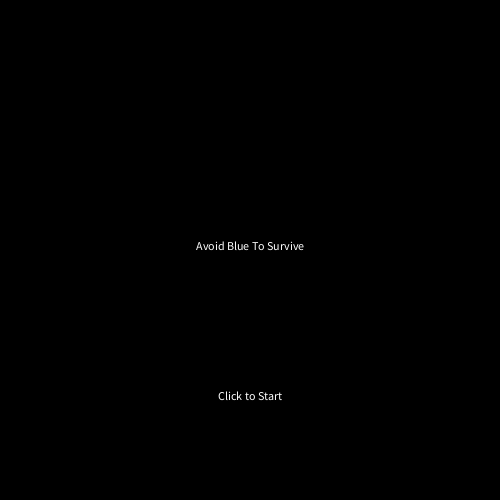
Frame 1 (no input)
Frame 60 (the mouse pressed at the canvas centre just before this capture): identical to frame 1, image omitted
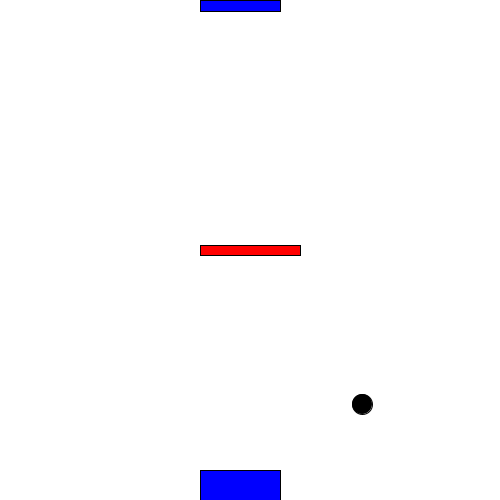
Frame 120 (the mouse held since frame 60 and released just before this capture)

The Processing sketch that drew these frames (run headless with seeded random() and noise(); from frame 60 on, the mouse is pressed at the canvas centre):

// Processing sketch: avoidblue
// ── avoidblue.pde
//refference https://www.toptal.com/game/ultimate-guide-to-processing-simple-game

/********* VARIABLES *********/

// We control which screen is active by settings / updating
// gameScreen variable. We display the correct screen according
// to the value of this variable.
//
// 0: Initial Screen
// 1: Game Screen
// 2: Game-over Screen

int gameScreen = 0;
int ballX, ballY;
int ballSize = 20;
int ballColor = color(0);
float gravity = 1;
float ballSpeedVert = 0;
float airfriction = 0.0001;
float friction = 0.1;


/********* SETUP BLOCK *********/

void setup() {
  size(500, 500);
    ballX=width/4;
  ballY=height/5;
}


/********* DRAW BLOCK *********/

void draw() {
  // Display the contents of the current screen
  if (gameScreen == 0) {
    initScreen();
  } else if (gameScreen == 1) {
    gameScreen();
  } else if (gameScreen == 2) {
    gameOverScreen();
  }
}


/********* SCREEN CONTENTS *********/

void initScreen() {
background(0);
  textAlign(CENTER);
  text("Avoid Blue To Survive", height/2, width/2);
  text("Click to Start", height/2, width/2+150);
}
void gameScreen() {
  background(255);
  drawBall();
  
  //gravity
   applyGravity();
  keepInScreen();
  
  //racket
    drawRacket();
    
    //bounce on racket
    
    watchRacketBounce();
    
    //applying ball speed
    
    applyHorizontalSpeed();
    
    // walls
    
     wallAdder();
      wallHandler();


    
}
//gravity
void applyGravity() {
  ballSpeedVert += gravity;
  ballY += ballSpeedVert;
  
  //airfriction
  ballSpeedVert -= (ballSpeedVert * airfriction);
}
void makeBounceBottom(int surface) {
  ballY = surface-(ballSize/2);
  ballSpeedVert*=-1;
  //airfriction
  ballSpeedVert -= (ballSpeedVert * friction);
}
void makeBounceTop(int surface) {
  ballY = surface+(ballSize/2);
  ballSpeedVert*=-1;
  //airfriction
  ballSpeedVert -= (ballSpeedVert * friction);
}

// keep ball in the screen
void keepInScreen() {
  // ball hits floor
  if (ballY+(ballSize/2) > height) { 
    makeBounceBottom(height);
  }
  // ball hits ceiling
  if (ballY-(ballSize/2) < 0) {
    makeBounceTop(0);
  }
  
  if (ballX-(ballSize/2) < 0){
    makeBounceLeft(0);
  }
  if (ballX+(ballSize/2) > width){
    makeBounceRight(width);
  }
}



void gameOverScreen() {
  // codes for game over screen
    //health bar
   
       background(0);
  textAlign(CENTER);
  fill(255);
  textSize(30);
  text("Game Over", height/2, width/2 - 20);
  textSize(15);
  text("Click to Restart", height/2, width/2 + 10);
}

void drawBall() {
  fill(ballColor);
  ellipse(ballX, ballY, ballSize, ballSize);
} 

/********* INPUTS *********/

public void mousePressed() {
  // if we are on the initial screen when clicked, start the game
  if (gameScreen==0) {
    startGame();
  }
   if (gameScreen==2){
    restart();
  }

}

void restart() {
  score = 0;

  ballX=width/4;
  ballY=height/5;
  lastAddTime = 0;
  walls.clear();
  gameScreen = 0;
  fill(255);
  textAlign(CENTER);
  text("Game Over, Click to Restart", height/2, width/2);
}


/********* OTHER FUNCTIONS *********/

// This method sets the necessary variables to start the game  
void startGame() {
  gameScreen=1;
}

// ── ball_speed.pde
float ballSpeedHorizon = 5;

void applyHorizontalSpeed(){
  ballX += ballSpeedHorizon;
  ballSpeedHorizon -= (ballSpeedHorizon * airfriction);
}
void makeBounceLeft(int surface){
  ballX = surface+(ballSize/2);
  ballSpeedHorizon*=-1;
  ballSpeedHorizon -= (ballSpeedHorizon * friction);
}
void makeBounceRight(int surface){
  ballX = surface-(ballSize/2);
  ballSpeedHorizon*=-1;
  ballSpeedHorizon -= (ballSpeedHorizon * friction);
}

// ── racket.pde
color racketColor = color(255,0,0);
float racketWidth = 100;
float racketHeight = 10;

int racketBounceRate = 20;



void drawRacket(){
  fill(racketColor);
  rectMode(CENTER);
  rect(mouseX, mouseY, racketWidth, racketHeight);
}

void watchRacketBounce() {
  float overhead = mouseY - pmouseY;
  if ((ballX+(ballSize/2) > mouseX-(racketWidth/2)) && (ballX-(ballSize/2) < mouseX+(racketWidth/2))) {
    if (dist(ballX, ballY, ballX, mouseY)<=(ballSize/2)+abs(overhead)) {
      makeBounceBottom(mouseY);
      // racket moving up
      if (overhead<0) {
        ballY+=overhead;
        ballSpeedVert+=overhead;
        ballSpeedHorizon = (ballX - mouseX)/5;
      }
    }
  }
}

// ── walls.pde
int wallSpeed = 5;
int wallInterval = 1000;
float lastAddTime = 0;
int minGapHeight = 200;
int maxGapHeight = 600;
int wallWidth = 80;
color wallColors = color(0,0,255);
int score = 0;

// This arraylist stores data of the gaps between the walls. Actuals walls are drawn accordingly.
// [gapWallX, gapWallY, gapWallWidth, gapWallHeight]
ArrayList<int[]> walls = new ArrayList<int[]>();

void wallAdder() {
  if (millis()-lastAddTime > wallInterval) {
    int randHeight = round(random(minGapHeight, maxGapHeight));
    int randY = round(random(0, height-randHeight));
    // {gapWallX, gapWallY, gapWallWidth, gapWallHeight}
    int[] randWall = {width, randY, wallWidth, randHeight, 0}; 
    walls.add(randWall);
    lastAddTime = millis();
  }
}
void wallHandler() {
  for (int i = 0; i < walls.size(); i++) {
    wallRemover(i);
    wallMover(i);
    wallDrawer(i);
    watchWallCollision(i);
  }
}
void wallDrawer(int index) {
  int[] wall = walls.get(index);
  // get gap wall settings 
  int gapWallX = wall[0];
  int gapWallY = wall[1];
  int gapWallWidth = wall[2];
  int gapWallHeight = wall[3];
  // draw actual walls
  rectMode(CORNER);
  fill(wallColors);
  rect(gapWallX, 0, gapWallWidth, gapWallY);
  rect(gapWallX, gapWallY+gapWallHeight, gapWallWidth, height-(gapWallY+gapWallHeight));
}
void wallMover(int index) {
  int[] wall = walls.get(index);
  wall[0] -= wallSpeed;
}
void wallRemover(int index) {
  int[] wall = walls.get(index);
  if (wall[0]+wall[2] <= 0) {
    walls.remove(index);
  }
}

void watchWallCollision(int index) {
  int[] wall = walls.get(index);
   //int wallScored = wall[4];
  // get gap wall settings 
  int gapWallX = wall[0];
  int gapWallY = wall[1];
  int gapWallWidth = wall[2];
  int gapWallHeight = wall[3];
  int wallTopX = gapWallX;
  int wallTopY = 0;
  int wallTopWidth = gapWallWidth;
  int wallTopHeight = gapWallY;
  int wallBottomX = gapWallX;
  int wallBottomY = gapWallY+gapWallHeight;
  int wallBottomWidth = gapWallWidth;
  int wallBottomHeight = height-(gapWallY+gapWallHeight);
  float topH = wallTopX+wallTopY;
  if (
    (ballX+(ballSize/2)>wallTopX) &&
    (ballX-(ballSize/2)<wallTopX+wallTopWidth) &&
    (ballY+(ballSize/2)>wallTopY) &&
    (ballY-(ballSize/2)<wallTopY+wallTopHeight)
    ) {
    ballY+=topH;
      restart();
    }
    // collides with upper wall
  
  //wall score
  // if (ballX > gapWallX+(gapWallWidth/2) && wallScored==0) {
  //  wallScored=1;
  //  wall[4]=1;
  //  score();
  //}
  float bottomh = wallBottomX+wallBottomY;
  
  if (
    (ballX+(ballSize/2)>wallBottomX) &&
    (ballX-(ballSize/2)<wallBottomX+wallBottomWidth) &&
    (ballY+(ballSize/2)>wallBottomY) &&
    (ballY-(ballSize/2)<wallBottomY+wallBottomHeight)
    ) { ballY+=bottomh;
   restart();
    // collides with lower wall
  }
}

//void printScore(){
//  textAlign(CENTER);
//  fill(0);
//  textSize(30); 
//  text(score, height/2, 50);
//}
